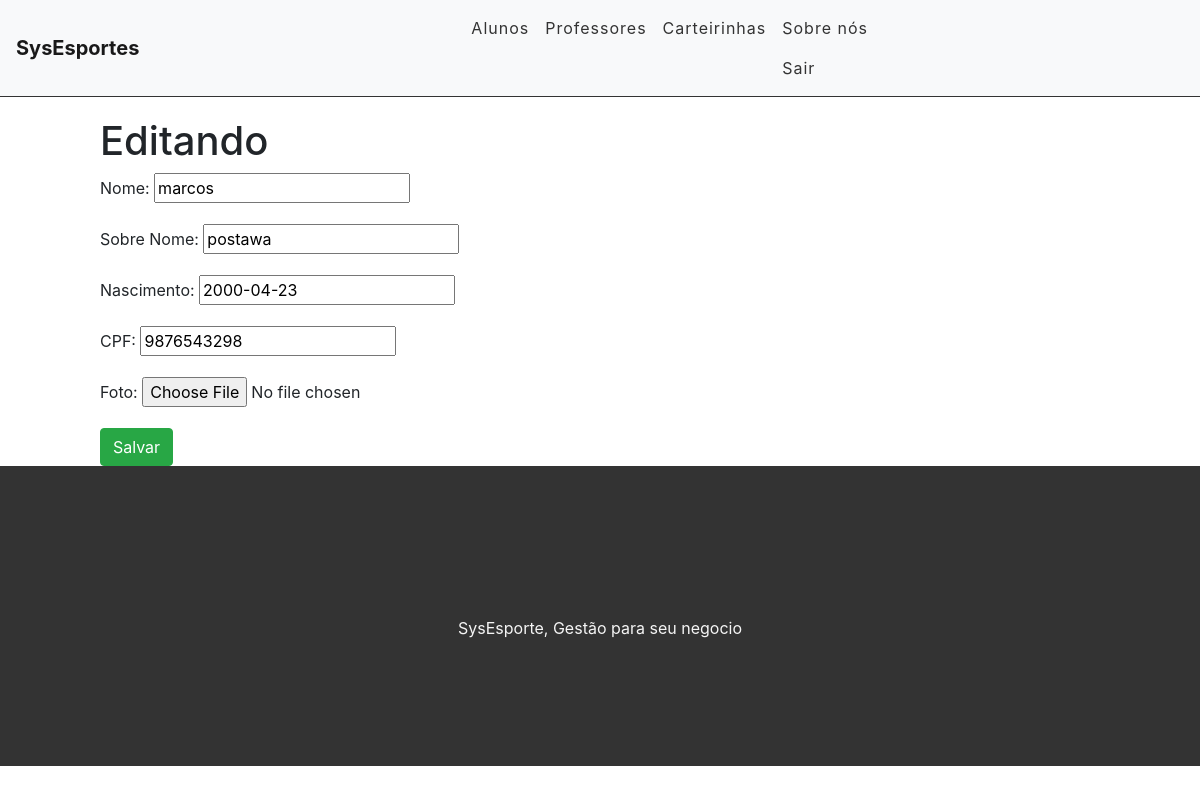
Page /aluno/editcadastro/36 (signed in) on the committed database.
### aluno/models.py (models this page shows, shortened)
class Aluno(models.Model):
    id_aluno = models.AutoField('Id do Aluno', primary_key=True)
    num_matricula = models.CharField('Matricula', max_length=50, blank=True)
    nome = models.CharField('Nome', max_length=30, blank=False, null=False)
    sobrenome = models.CharField('Sobre Nome', max_length=100, blank=False, null=False)
    nascimento = models.DateField('Nascimento', auto_now_add=False)
    rg = models.CharField('Rg/Registro', max_length=30, blank=True, null=True)
    cpf = models.CharField('CPF', unique=True, max_length=14, blank=True, null=True)
    sexo = models.CharField(max_length=4, choices=TIPO_SEXO, blank=True, null=True)
    altura = models.DecimalField('Altura', max_digits=8, decimal_places=2, default=0, blank=True, null=True)
    peso = models.DecimalField('Peso', max_digits=8, decimal_places=4, default=0, blank=True, null=True)
    tipo_sanguinio = models.CharField('Tipo Sanguinio', max_length=11, blank=True, null=True)
    email = models.EmailField(blank=True, null=True)
    fone1 = models.CharField('Telefone', max_length=13, blank=True, null=True)
    fone2 = models.CharField('Celular', max_length=13, blank=True, null=True)
    fone3 = models.CharField('Whatsapp', max_length=13, blank=True, null=True)
    pai = models.CharField(max_length=100, blank=True, null=True)
    fone4 = models.CharField('Telefone', max_length=13, blank=True, null=True)
    mae = models.CharField('Mãe', max_length=100, blank=True, null=True)
    fone5 = models.CharField('Telefone', max_length=13, blank=True, null=True)
    cep = models.CharField(max_length=9, blank=True, null=True)
    estado = models.CharField(max_length=30, blank=True, null=True, default='')
    cidade = models.CharField(max_length=50, blank=True, null=True, default='')
    rua = models.CharField(max_length=50, blank=True, null=True, default='')
    img = models.ImageField(upload_to='aluno/images/', verbose_name='Foto', null=True,  blank=True,)
    escolinha = models.ForeignKey(dadosEscolinha, blank=True, null=True, on_delete=models.CASCADE)
    data_cadastro = models.DateTimeField('Cadastrado em', auto_now_add=True)
    data_atualizacao = models.DateTimeField('Atualizado em', auto_now=True)
    class Meta:
        ordering = ['nome']

### aluno/views.py (the view)
# urls.py: path('editcadastro/<int:id_aluno>', views.EditarCadastro, name='edita_cadastro'),
@login_required
def EditarCadastro(request, id_aluno):
	aluno = get_object_or_404(Aluno, pk=id_aluno)
	if request.method == "POST":
		form = AlunoForm(request.POST, request.FILES, instance
			= aluno)
		if form.is_valid():
			form = form.save(commit=False)
			form.save()
			messages.info(request,'Cadastro atualizado com sucesso.')
			return redirect('/aluno/listaluno')
	else:
		form = AlunoForm(instance=aluno)
	return render(request, 'aluno/editcadastro.html', {'form':form})

### aluno/forms.py
class AlunoForm(forms.ModelForm):
	class Meta:
		model = Aluno
		fields = 'nome', 'sobrenome', 'nascimento', 'cpf', 'img'

### templates/aluno/editcadastro.html (shortened to what this page needs)
{% extends 'system/base.html' %}
{% block content %}
<div class="offset-1 col-10 list-div">
	<h1>Editando {{aluno.nome_completo}}</h1>
	<form method="POST">
		{{form.as_p}}
		<input type="submit" class="btn btn-success" value="Salvar">
	</form>
</div>
{% endblock %}

### static/system/css/styles.css (style rules this page uses)
.list-div { padding: 0; }

### rows in the picture
Aluno: nome "marcos", sobrenome "postawa", nascimento "2000-04-23", cpf "9876543298"
